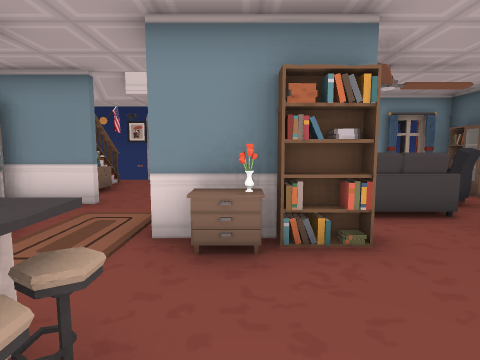
[1] (above)

13 first-person views from a walk through a Unity game level. The camera is 1.2 m above the floor, tilts 6° down and sees 80° across. The floor is counted in squares, 1 m on a side. Each view is taken from the middle of a square. On the plan, view 1 faces up. The plan holds only what a view shows up to about 13 squares ahead; the rest is blank. The place goes on beyond the plan. The player character is not drawn. Some surface patterns are stand-ins.

[2]
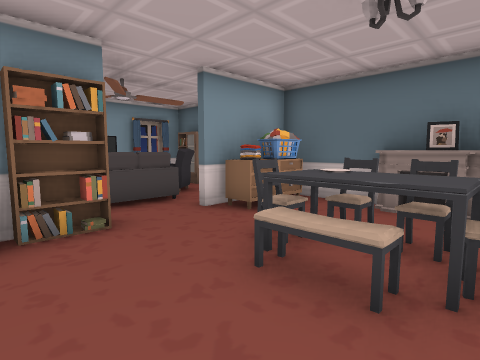

[3]
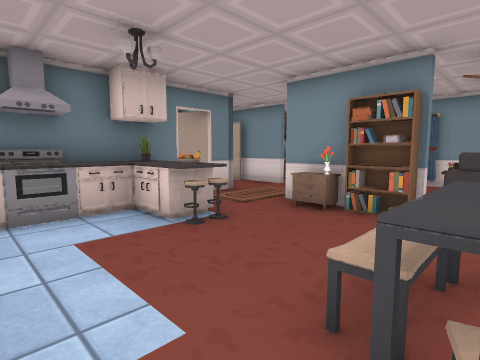

[4]
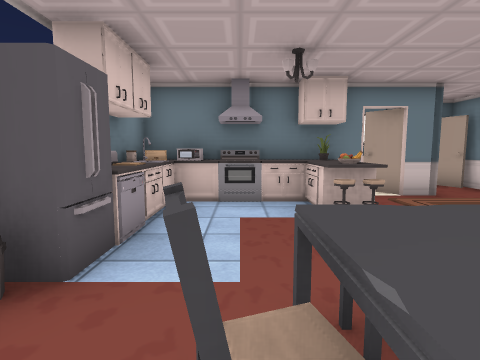

[5]
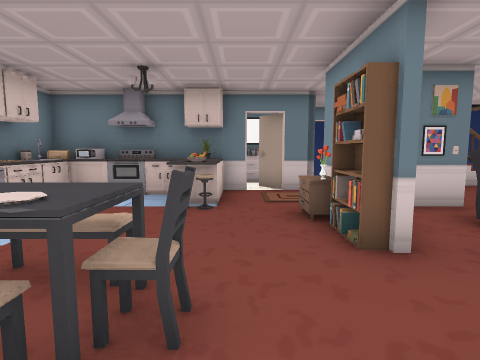

[6]
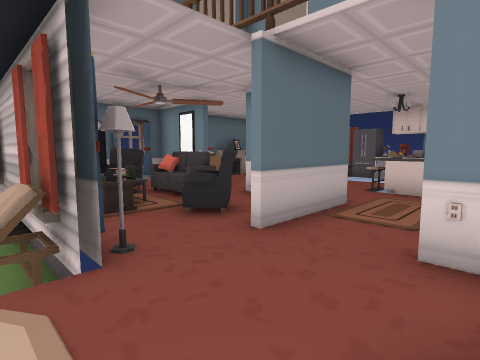

[7]
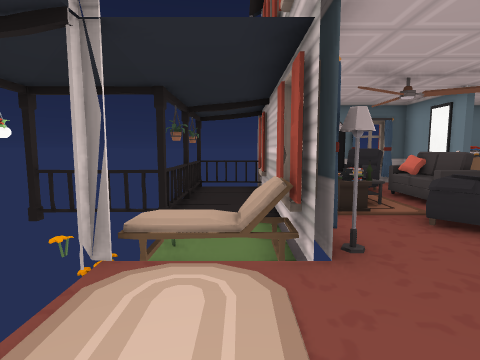

[8]
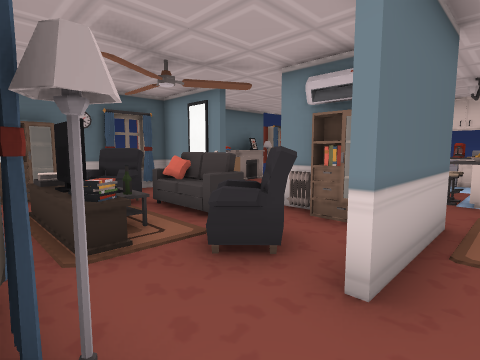

[9]
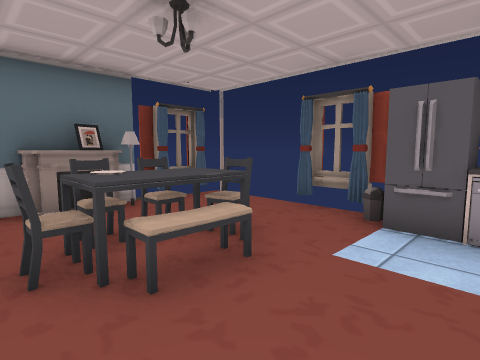

[10]
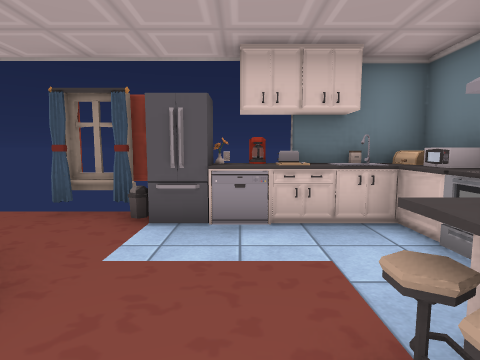

[11]
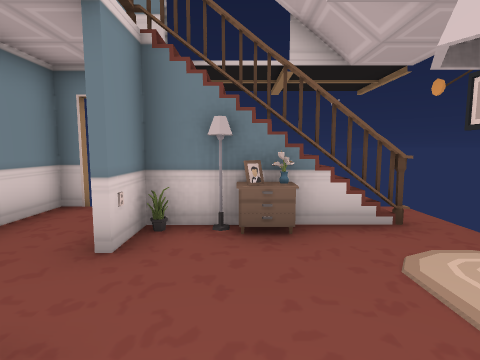

[12]
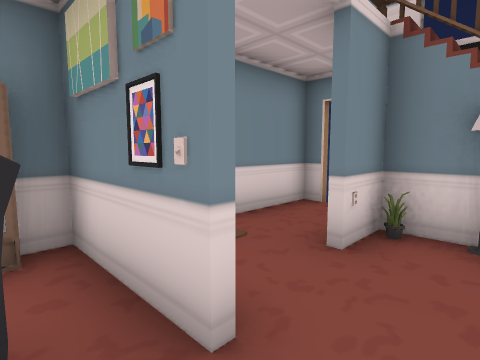

[13]
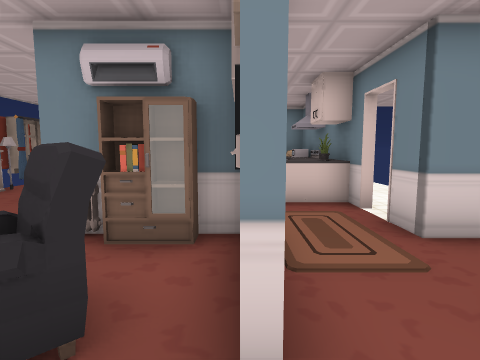

### Floor plan
Key: @ floor where view 1 was taken; # wall or solid block; . floor; / step, stairs or slope; R dresser; L lamp; S shelf; F sofa; B bookshelf; C counter; T stool; I bin; H chair; E fireplace; N oven; G fridge; U rug; O other object.
Columns run from 6 left of view 1 to 7 right of it. Each row starts with its distance up from view 1.
 14         #
 13        OO
 12  ##  ##OO##
 11   .../OO #####
 10  #.../O     OO
  9  #O..L#OO## O
  8  #RL...UOOO S#
  7  #O..#FFUUFFS#
  6 ###..#FFFFFF##
  5  ....#..FFF.##
  4 ###..#SBB. O##
  3  O#..OR...RII#
  2 OO C.C...H...#
  1  . OCOT..HH.E#
  0  .#C.T@.H#H.E#
 -1  .NN.....H..L#
 -2   #COOO.....##
 -3    COCOGI#..##
 -4   ####C ##   #

Positions as (right, up) in squares from view 1, and headings:
1: (0, 0), facing up
2: (0, -1), facing up-right
3: (3, -2), facing up-left
4: (4, -1), facing left
5: (5, 2), facing left
6: (-4, 10), facing down-right
7: (-4, 10), facing right
8: (-2, 9), facing down-right
9: (0, 2), facing down-right
10: (0, 2), facing down
11: (0, 8), facing left
12: (0, 8), facing down-left
13: (-1, 8), facing down
